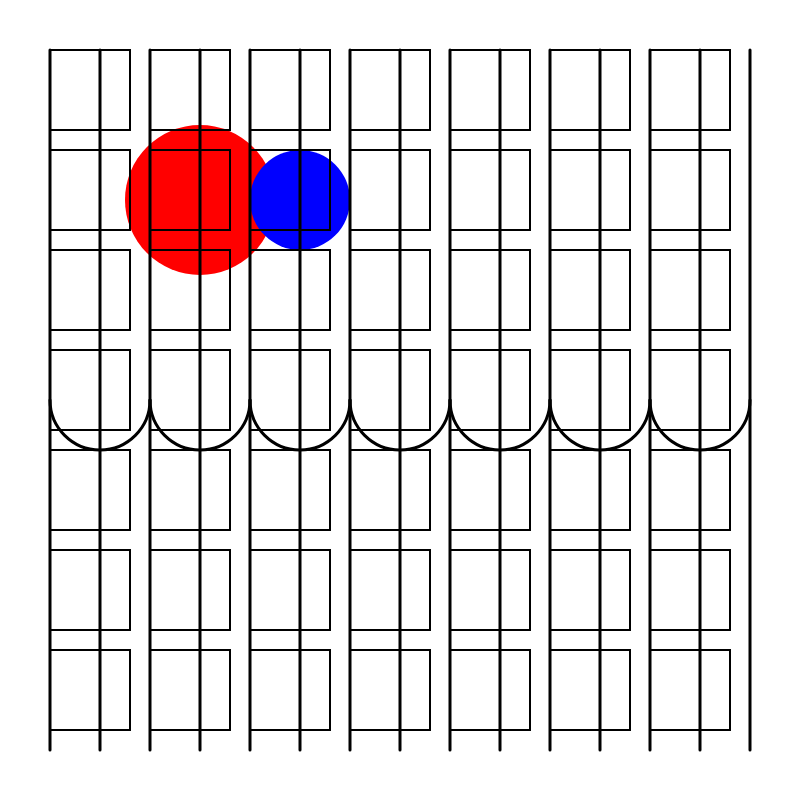
Frame 1 (no input)
Frame 2 (the mouse pressed at the canvas centre, redrawn once): identical to frame 1, image omitted

The p5.js sketch that drew this single still picture (run headless with seeded random() and noise() and a simulated clock; the mouse was pressed at the canvas centre and the sketch redrawn once):

// p5.js sketch
// ── sketch.js
function setup() {
  createCanvas(800, 800);
  noLoop();
}

function draw() {
  background(255);
  drawPattern1();
  drawPattern2();
  drawPattern3();
}

function drawPattern1() {
  noStroke();
  fill(255, 0, 0); 
  ellipse(200, 200, 150, 150);
  fill(0, 0, 255);
  ellipse(300, 200, 100, 100);
}

function drawPattern2() {
  noFill();
  stroke(0); 
  strokeWeight(2);

  for (let x = 50; x < 750; x += 100) {
    for (let y = 50; y < 750; y += 100) {
      rect(x, y, 80, 80);
    }
  }
}

function drawPattern3() {
  noFill();
  stroke(0);
  strokeWeight(3);

  // Draw lines
  for (let i = 50; i <= 750; i += 50) {
    line(i, 50, i, 750);
  }

  // Draw arcs
  for (let i = 100; i <= 700; i += 100) {
    arc(i, 400, 100, 100, 0, PI);
  }
}
